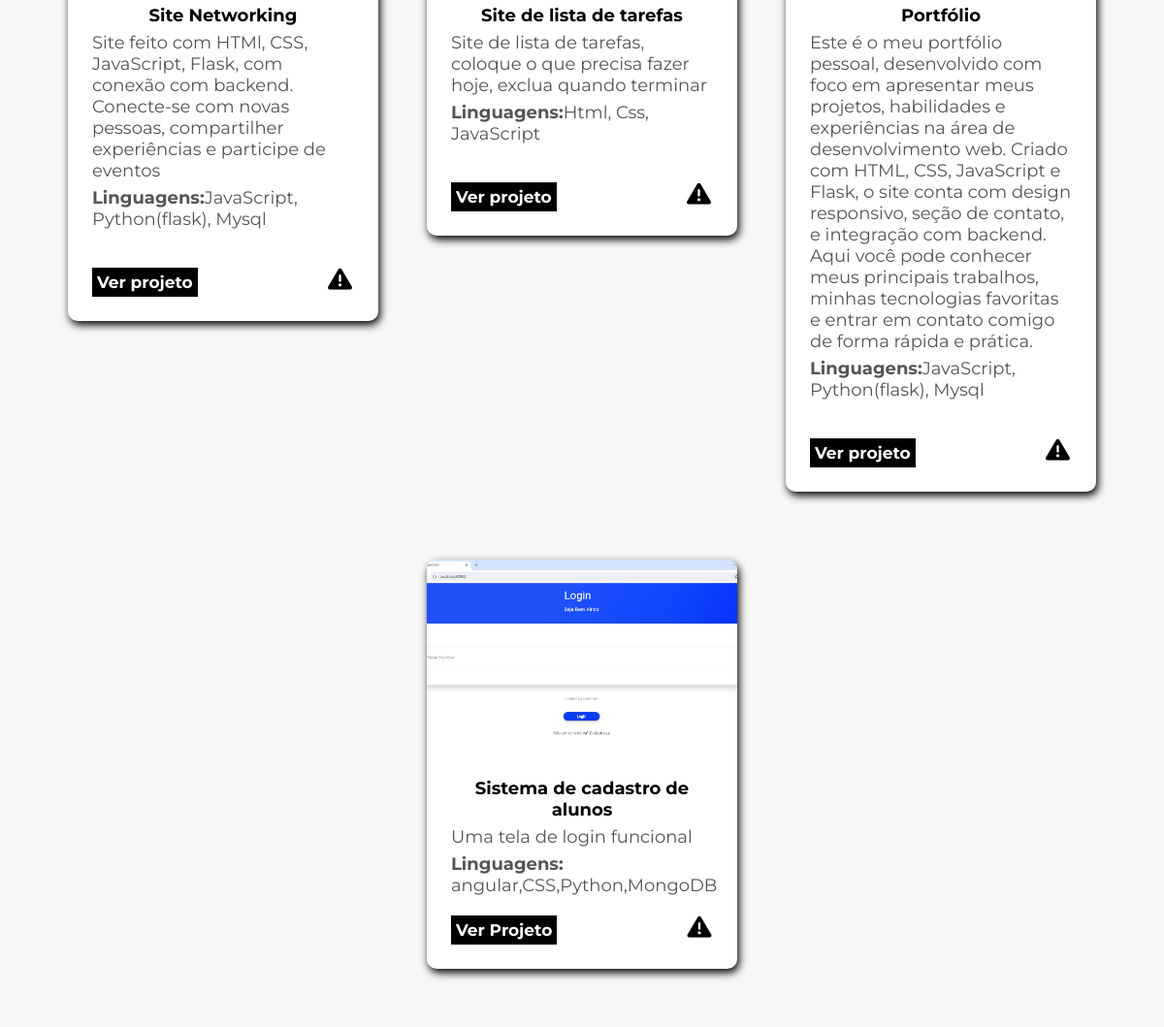
Before: / (lower part) with the older database file.
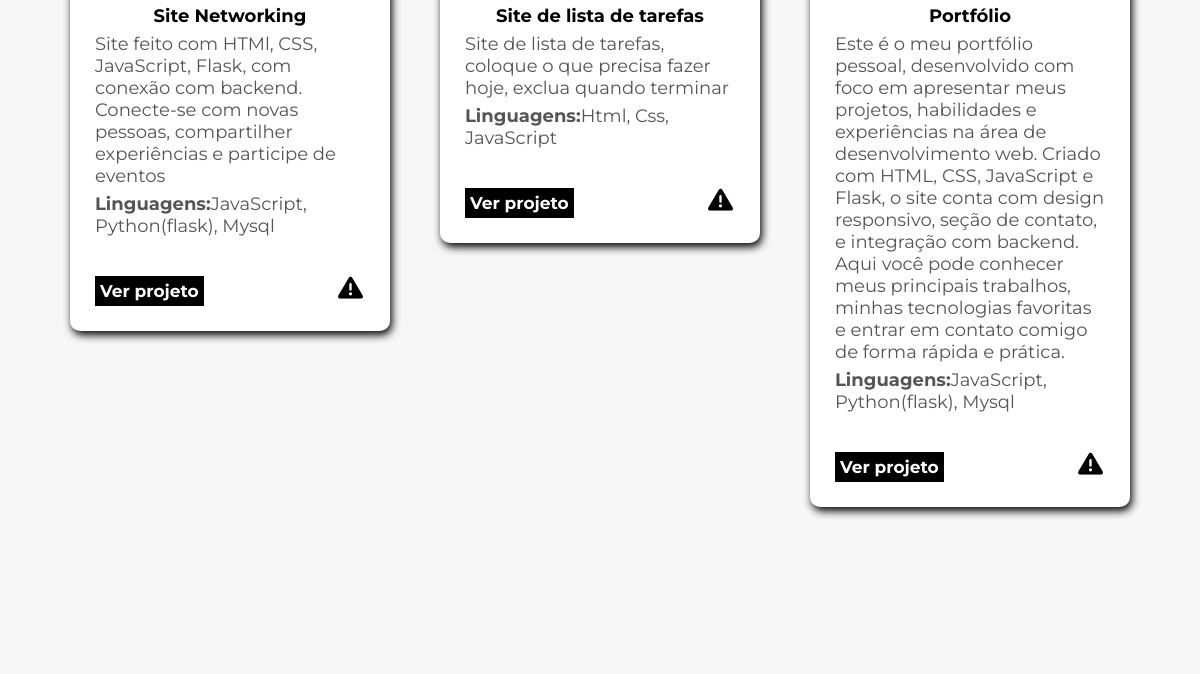
After: the same page with the newer database file.
### models.py (models this page shows)
class projetos(db.Model):
    id = db.Column(db.Integer, primary_key=True)
    nomeProjeto = db.Column(db.String(100))
    descricaoProjeto = db.Column(db.Text)
    link = db.Column(db.String(300))
    linguagens = db.Column(db.String(100))
    imagem = db.Column(db.String(100))
    dono_id = db.Column(db.Integer, db.ForeignKey('usuarios.id'), nullable=False)

### app.py (the view)
@app.route("/", methods=["GET", "POST"])
def index():
    todos_projetos = projetos.query.all()
    return render_template("index.html", projetos=todos_projetos)

### templates/index.html (shortened to what this page needs)
<!DOCTYPE html>
<html lang="en">
<head>
    <link rel="stylesheet" href="/static/css/style.css">
    <link rel="stylesheet" href="https://cdnjs.cloudflare.com/ajax/libs/font-awesome/6.5.0/css/all.min.css">
</head>
<body>
    <section class="exemplo">
    <div class="galeria">
      <div class="card">
        <div class="conteudo">
          <h4>Site Networking</h4>
          <p>Site feito com HTMl, CSS, JavaScript, Flask, com conexão com backend. Conecte-se com novas pessoas, compartilher experiências e participe de eventos</p>
          <p><strong>Linguagens:</strong>JavaScript, Python(flask), Mysql</p> <br>
          <a href="https://networking-pi.vercel.app">Ver projeto</a>
          <i onclick="denuncia()" class="fa-solid fa-triangle-exclamation"></i>
        </div>
      </div>
      <div class="card">
        <div class="conteudo">
          <h4>Site de lista de tarefas</h4>
          <p>Site de lista de tarefas, coloque o que precisa fazer hoje, exclua quando terminar</p>
          <p><strong>Linguagens:</strong>Html, Css, JavaScript</p> <br>
          <a href="https://brunomelomorais22.github.io/To-Do-List/">Ver projeto</a>
          <i onclick="denuncia()" class="fa-solid fa-triangle-exclamation"></i>
        </div>
      </div>
      <div class="card">
        <div class="conteudo">
            <h4>Portfólio</h4>
            <p>Este é o meu portfólio pessoal, desenvolvido com foco em apresentar meus projetos, habilidades e experiências na área de desenvolvimento web. Criado com HTML, CSS, JavaScript e Flask, o site conta com design responsivo, seção de contato, e integração com backend. Aqui você pode conhecer meus principais trabalhos, minhas tecnologias favoritas e entrar em contato comigo de forma rápida e prática.</p>
            <p><strong>Linguagens:</strong>JavaScript, Python(flask), Mysql</p> <br>
            <a href="https://portfolio-gamma-pearl-18.vercel.app">Ver projeto</a>
            <i onclick="denuncia()" class="fa-solid fa-triangle-exclamation"></i>
          </div>
      </div>
      <br><br><br>
  {% for projeto in projetos %}
<div class="usuario-container">
    <div class="card">
      <img src="{{ url_for('static', filename='uploads/' + projeto.imagem) }}" alt="{{ projeto.nomeProjeto }}">
      <div class="conteudo">
        <h4>{{ projeto.nomeProjeto }}</h4>
        <p>{{ projeto.descricaoProjeto }}</p>
        <p><strong>Linguagens:</strong> {{ projeto.linguagens }}</p>
        <a href="{{ projeto.link }}" target="_blank" class="botao">Ver Projeto</a>
        <i onclick="denuncia()" class="fa-solid fa-triangle-exclamation"></i>
      </div>
    </div>
</div>
{% endfor %}
</section>
</body>
</html>

### static/css/style.css (style rules this page uses)
* { font-family: 'Montserrat', sans-serif; margin: 0; padding: 0; box-sizing: border-box; }
.fa-solid { font-size: 25px; }
.exemplo { background-color: #f7f7f7; padding: 40px 20px; text-align: center; }
.galeria { display: grid; grid-template-columns: repeat(auto-fit, minmax(250px, 1fr)); gap: 50px; max-width: 1100px; margin: auto; padding: 20px; }
.conteudo > a { color: white; padding: 5px; background: black; font-family: 'Montserrat', sans-serif; font-weight: bold; font-size: 17px; text-decoration: none; }
.card { background: white; border-radius: 10px; align-self: start; display: flex; flex-direction: column; box-shadow: 2px 4px 8px rgb(0, 0, 0); overflow: hidden; }
.card .conteudo { padding: 25px; text-align: left; }
.card .conteudo > h4 { text-align: center; }
.card .conteudo > p { font-size: 18px; }
.card .conteudo > a { margin-top: 20px; color: white; padding: 5px; background: black; font-family: 'Montserrat', sans-serif; font-weight: bold; font-size: 17px; text-decoration: none; display: inline-block; }
.card h4 { margin: 0; font-size: 18px; }
.card p { margin-top: 6px; font-size: 14px; color: #555; }
.fa-triangle-exclamation { margin-top: 10px; margin-left: 130px; }

Changed rows visible on the page:
removed projetos: imagem (picture), nomeProjeto "Sistema de cadastro de alunos", descricaoProjeto "Uma tela de login funcional", linguagens "angular,CSS,Python,MongoDB"
